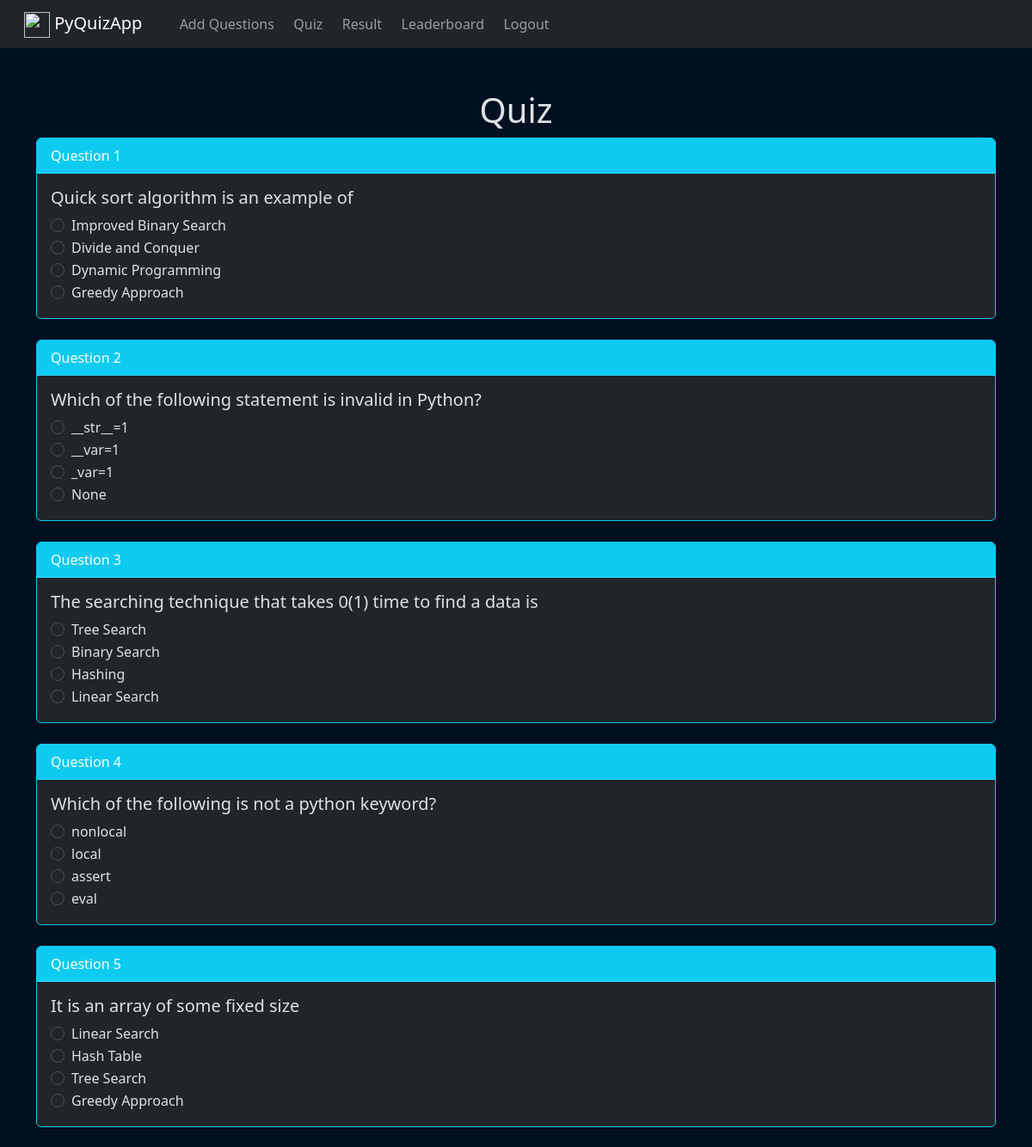
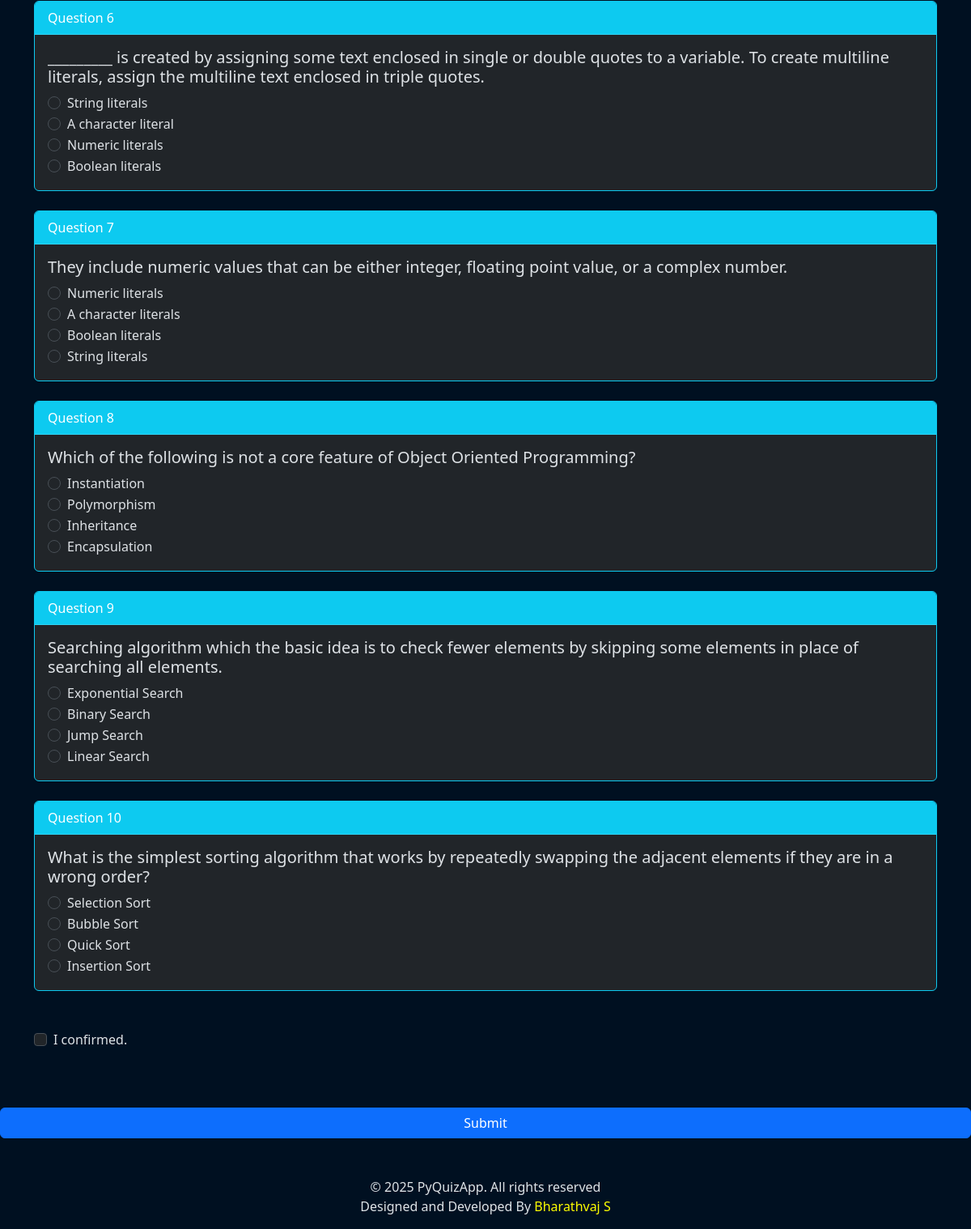
/quiz/ (signed in), run on the app's committed database (2 pictures, top to bottom).
### quiz/models.py (models this page shows, shortened)
class Question(models.Model):
    question = models.TextField(blank=False, unique=True)
    option1 = models.CharField(blank=False, max_length=150)
    option2 = models.CharField(blank=False, max_length=150)
    option3 = models.CharField(blank=False, max_length=150)
    option4 = models.CharField(blank=False, max_length=150)
    correct_option = models.CharField(max_length=1, blank=False)
    creator = models.ForeignKey(to=User, on_delete=models.SET_NULL, null=True)
    verified = models.BooleanField(default=False)

### quiz/views.py (the view, shortened to what this page needs)
# urls.py: path("", views.Quiz.as_view(), name="quiz"),
@method_decorator(login_required, name="dispatch")
class Quiz(View):
    def get(self, request):
        questions = Question.objects.filter(verified=True)
        return render(
            request,
            "quiz/quiz.html",
            {"questions": questions}
        )

### quiz/templates/quiz/quiz.html (shortened to what this page needs)
{% extends "layout.html" %}
{% block body %}
<div class="container mt-5 mb-5">
<form method="post" action="{% url 'quiz' %}">
  <h1 class="text-center">
    Quiz
  </h1>
  {% for q in questions %}
  <div class="card border-info">
    <div class="card-header bg-info text-white">Question {{forloop.counter}}</div>
      <div class="card-body">
        <h5 class="user-select-none">
          {{ q.question }}
        </h5>
        <div class="form-check">
          <input class="form-check-input" type="radio" name="q{{forloop.counter}}o" id="q{{forloop.counter}}o1" value="A">
          <label class="form-check-label" for="q{{forloop.counter}}o1">
            {{ q.option1 }}
          </label>
        </div>
        <div class="form-check">
          <input class="form-check-input" type="radio" name="q{{forloop.counter}}o" id="q{{forloop.counter}}o2" value="B">
          <label class="form-check-label" for="q{{forloop.counter}}o2">
            {{ q.option2 }}
          </label>
        </div>
        <div class="form-check">
          <input class="form-check-input" type="radio" name="q{{forloop.counter}}o" id="q{{forloop.counter}}o3" value="C">
          <label class="form-check-label" for="q{{forloop.counter}}o3">
            {{ q.option3 }}
          </label>
        </div>
        <div class="form-check">
          <input class="form-check-input" type="radio" name="q{{forloop.counter}}o" id="q{{forloop.counter}}o4" value="D">
          <label class="form-check-label" for="q{{forloop.counter}}o4">
            {{ q.option4 }}
          </label>
        </div>
      </div>
    </div>
    <br>
    {% endfor %}
    <br>
    <div class="mb-3 form-check">
      <input type="checkbox" class="form-check-input" id="exampleCheck1" required>
      <label class="form-check-label" for="exampleCheck1">
         I confirmed.
      </label>
    </div>
  </div>
  <br>
  <button type="submit" class="btn btn-primary w-100">Submit</button>
{% endblock %}

### templates/layout.html (shortened to what this page needs)
<!doctype html>
<html lang="en" data-bs-theme="dark">
<head>
  {% load static %}
  <link href="{% static 'css/bootstrap.css' %}" rel="stylesheet">
  <link href="{% static 'css/layout.css' %}" rel="stylesheet">
</head>
<body style="background-color: #001021;" >
  <nav class="navbar navbar-expand-lg navbar-dark bg-dark sticky-top">
    <div class="container-fluid">
      <a class="navbar-brand" href="/">
        <img src="{% static 'img/quiz.png' %}" alt="" width="30" height="30" class="d-inline-block">
        PyQuizApp
      </a>
      <div class="collapse navbar-collapse" id="navbarNav">
        <ul class="navbar-nav">
          {% if request.user.is_authenticated %}
          {% if request.user.is_staff %}
          <li class="nav-item">
            <a class="nav-link text-center" href="{% url 'manage' %}">Manage</a>
          </li>
          <li class="nav-item">
            <a class="nav-link text-center" href="{% url 'setting' %}">Setting</a>
          </li>
          {% else %}
          <li class="nav-item">
            <a class="nav-link text-center" href="{% url 'add_question' %}">Add Questions</a>
          </li>
          <li class="nav-item">
            <a class="nav-link text-center" href="{% url 'quiz' %}">Quiz</a>
          </li>
          <li class="nav-item">
            <a class="nav-link text-center" href="{% url 'result' %}">Result</a>
          </li>
          <li class="nav-item">
            <a class="nav-link text-center" href="{% url 'leaderboard' %}">Leaderboard</a>
          </li>
          {% endif %}
          <li class="nav-item">
            <a class="nav-link text-center" href="{% url 'logout' %}">Logout</a>
          </li>
          {% endif %}
        </ul>
      </div>
    </div>
  </nav>
  {% block body %}{% endblock %}
  <footer>
    <br>
    <br>
    <p class="text-center"> &copy; 2025 PyQuizApp. All rights reserved <br> Designed and Developed By <a href="https://www.linkedin.com/in/bharathvaj-saravanan-ab21001b4/" style="text-decoration: none; color: yellow;"   >Bharathvaj S</a></h5></p>
</footer>
</body>
</html>

### static/css/layout.css (style rules this page uses)
.navbar .navbar-nav .nav-link { padding: 0.6em; }
.navbar .navbar-brand { padding: 0 0.6em; }
@media only screen and (min-width: 992px) { .navbar { padding: 0; } }
@media only screen and (min-width: 992px) { .navbar .navbar-nav .nav-link { padding: 1em 0.7em; } }
@media only screen and (min-width: 992px) { .navbar .navbar-brand { padding: 0 0.8em; } }
@media only screen and (min-width: 992px) { .navbar .navbar-nav .nav-link { padding: 1em 0.7em; transition: all 0.5s; } }

### data on the page
Question: question "Quick sort algorithm is an example of", option1 "Improved Binary Search", option2 "Divide and Conquer", option3 "Dynamic Programming", option4 "Greedy Approach"
Question: question "Which of the following statement is invalid in Python?", option1 "__str__=1", option2 "__var=1", option3 "_var=1", option4 "None"
Question: question "The searching technique that takes 0(1) time to find a data is", option1 "Tree Search", option2 "Binary Search", option3 "Hashing", option4 "Linear Search"
Question: question "Which of the following is not a python keyword?", option1 "nonlocal", option2 "local", option3 "assert", option4 "eval"
Question: question "It is an array of some fixed size", option1 "Linear Search", option2 "Hash Table", option3 "Tree Search", option4 "Greedy Approach"
Question: question "_________ is created by assigning some text enclosed in single or double quotes to a variable. To create multiline literals, assign the multiline text enclosed in triple quotes.", option1 "String literals", option2 "A character literal", option3 "Numeric literals", option4 "Boolean literals"
Question: question "They include numeric values that can be either integer, floating point value, or a complex number.", option1 "Numeric literals", option2 "A character literals", option3 "Boolean literals", option4 "String literals"
Question: question "Which of the following is not a core feature of Object Oriented Programming?", option1 "Instantiation", option2 "Polymorphism", option3 "Inheritance", option4 "Encapsulation"
Question: question "Searching algorithm which the basic idea is to check fewer elements by skipping some elements in place of searching all elements.", option1 "Exponential Search", option2 "Binary Search", option3 "Jump Search", option4 "Linear Search"
Question: question "What is the simplest sorting algorithm that works by repeatedly swapping the adjacent elements if they are in a wrong order?", option1 "Selection Sort", option2 "Bubble Sort", option3 "Quick Sort", option4 "Insertion Sort"
